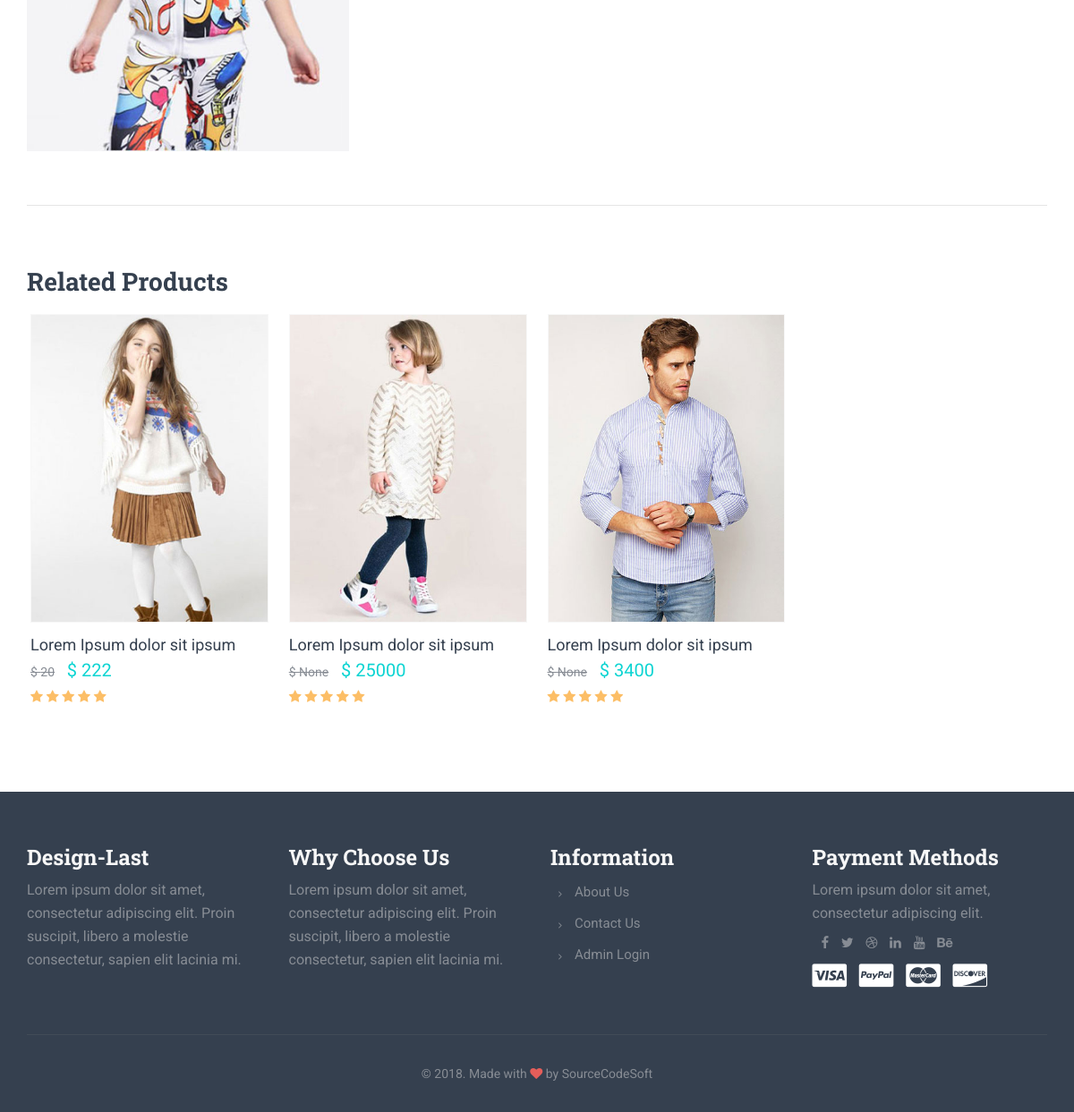
/product/8/ (lower part), run on an earlier commit of the app's database.
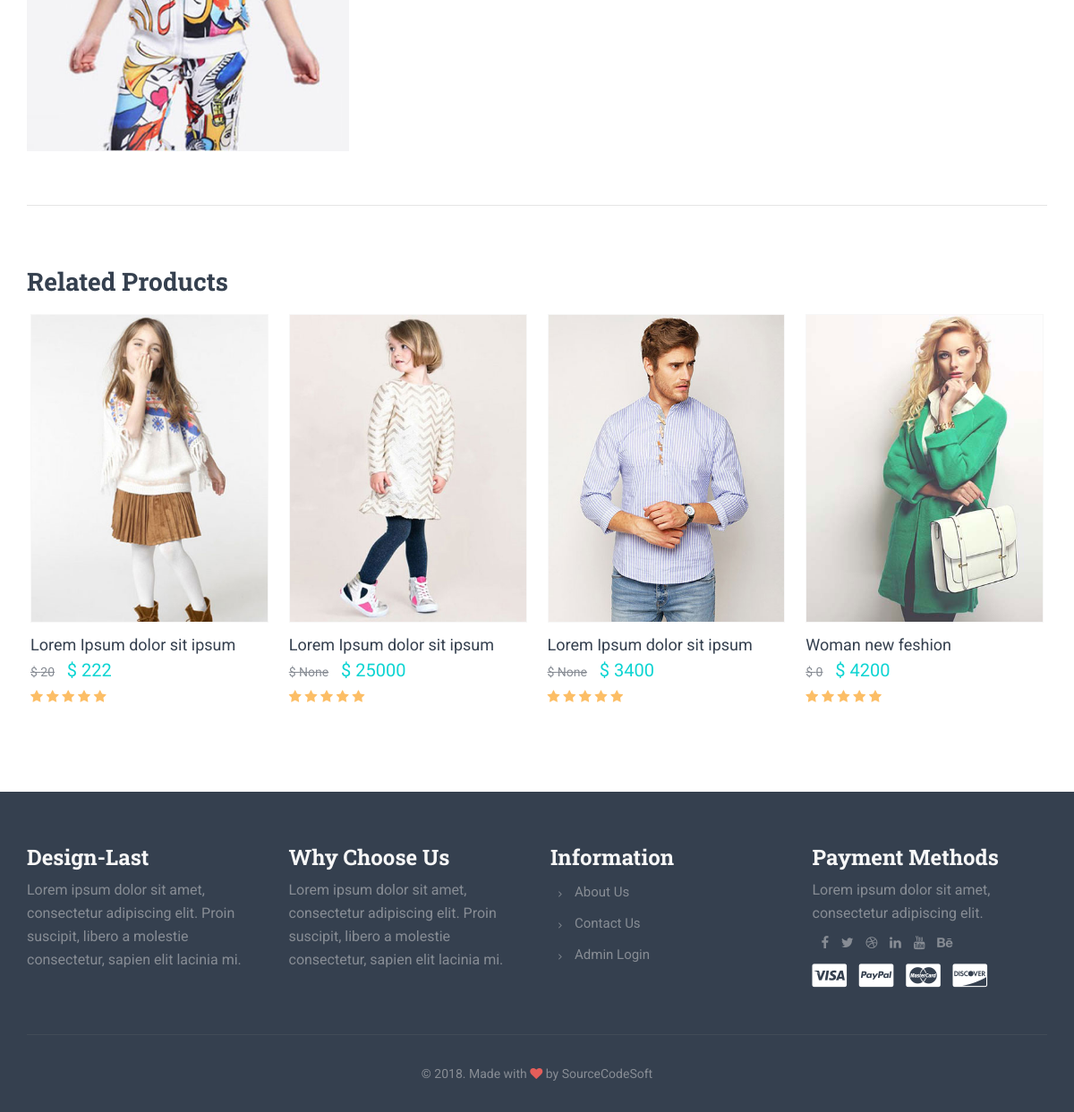
And on a later commit of the database.
### shopapp/models.py (models this page shows, shortened)
class Product(models.Model):
    name = models.CharField(max_length = 100)
    product_code = models.IntegerField(blank = True, null = True)
    price = models.IntegerField()
    discount_price = models.IntegerField(blank = True, null = True)
    discount_off_price = models.IntegerField(blank = True, null = True)
    category = models.ForeignKey(Category, on_delete = models.CASCADE)
    color = models.ForeignKey(Color, on_delete = models.CASCADE)
    brand_name = models.ForeignKey(Brand, on_delete = models.CASCADE)
    image = models.ImageField(upload_to = 'product')
    order_now_link = models.URLField(max_length=200, blank=False)
    description = models.TextField()
    publish_on = models.DateTimeField(auto_now = False, auto_now_add = True)
    update_on = models.DateTimeField(auto_now = False, auto_now_add = True)

### shopapp/views.py (the view)
# urls.py: path('product/<int:id>/', Single_page_views.as_view(), name = 'Single_page_views'),
class Single_page_views(View):
    def get(self, request, id):
        single_page = get_object_or_404(Product, id = id)
        related_porduct = Product.objects.filter(category = single_page.category).exclude(id = id)[:4]
        context = {
            'single_product' : single_page,
            'related_porduct' : related_porduct
        }
        return render(request, 'design/shop-single-product-v1.html', context)

### templates/design/shop-single-product-v1.html (shortened to what this page needs)
{% extends 'app/base.html' %}
{% load static %}
{% block content %}
        <section class="section white-backgorund">
            <div class="container">
                <div class="row">
                    <div class="col-sm-4">
                        <div class="sinlge_img">
                          <img src="/media/{{single_product.image}}" alt="">
                        </div>
                    </div>
                </div>
                <hr class="spacer-60">
                <div class="row">
                    <div class="col-sm-12">
                        <h4 class="mb-20">Related Products</h4>
                    </div>
                </div>
                <div class="row">
                    <div class="col-sm-12">
                        <div id="owl-demo" class="owl-carousel column-4 owl-theme">
                          {% if related_porduct %}
                          {% for item in related_porduct %}
                            <div class="item">
                                <div class="thumbnail store style1">
                                    <div class="header">
                                        <figure>
                                            <a href="{% url 'Single_page_views' item.id %}">
                                                <img src="/media/{{item.image}}" alt="">
                                            </a>
                                        </figure>
                                    </div>
                                    <div class="caption">
                                        <h6 class="regular"><a href="{% url 'Single_page_views' item.id %}">{{item.name}}</a></h6>
                                        <div class="price">
                                            <small class="amount off">$ {{item.discount_off_price}}</small>
                                            <span class="amount text-primary">$ {{item.price}}</span>
                                        </div>
                                        <span class="product-badge bottom left text-warning">
                                            <i class="fa fa-star"></i>
                                            <i class="fa fa-star"></i>
                                            <i class="fa fa-star"></i>
                                            <i class="fa fa-star"></i>
                                            <i class="fa fa-star"></i>
                                        </span>
                                    </div>
                                </div>
                            </div>
                            {% endfor %}
                            {% endif %}
                        </div>
                    </div>
                </div>
            </div>
        </section>
        {% endblock %}

What changed in the data, as far as the page shows it:
now on this page (row edited): Product: image (picture), name "Woman new feshion", discount_off_price "0", price "4200"
